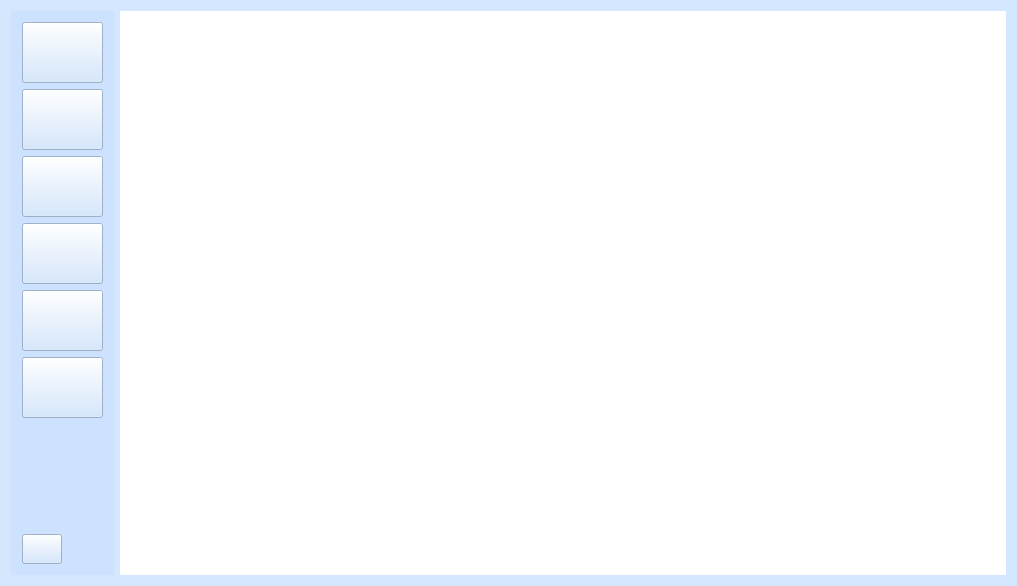
<?xml version="1.0" encoding="UTF-8"?>
<ui version="4.0">
 <class>MainWindow</class>
 <widget class="QMainWindow" name="MainWindow">
  <property name="geometry">
   <rect>
    <x>0</x>
    <y>0</y>
    <width>1017</width>
    <height>586</height>
   </rect>
  </property>
  <property name="windowTitle">
   <string>学生综合测评管理系统</string>
  </property>
  <property name="windowIcon">
   <iconset resource="icons.qrc">
    <normaloff>:/image/icon.png</normaloff>:/image/icon.png</iconset>
  </property>
  <property name="styleSheet">
   <string notr="true">
background-color: rgba(202, 225, 255, 100);
</string>
  </property>
  <widget class="QWidget" name="centralWidget">
   <layout class="QGridLayout" name="gridLayout">
    <item row="0" column="0">
     <widget class="QWidget" name="widget" native="true">
      <property name="maximumSize">
       <size>
        <width>150</width>
        <height>16777215</height>
       </size>
      </property>
      <property name="styleSheet">
       <string notr="true">background-color: rgba(202, 225, 255, 200);</string>
      </property>
      <layout class="QVBoxLayout" name="verticalLayout">
       <item>
        <widget class="QPushButton" name="pushButton">
         <property name="sizePolicy">
          <sizepolicy hsizetype="Fixed" vsizetype="Fixed">
           <horstretch>0</horstretch>
           <verstretch>0</verstretch>
          </sizepolicy>
         </property>
         <property name="minimumSize">
          <size>
           <width>81</width>
           <height>61</height>
          </size>
         </property>
         <property name="maximumSize">
          <size>
           <width>81</width>
           <height>61</height>
          </size>
         </property>
         <property name="cursor">
          <cursorShape>PointingHandCursor</cursorShape>
         </property>
         <property name="mouseTracking">
          <bool>true</bool>
         </property>
         <property name="toolTip">
          <string>&lt;!DOCTYPE HTML PUBLIC &quot;-//W3C//DTD HTML 4.0//EN&quot; &quot;http://www.w3.org/TR/REC-html40/strict.dtd&quot;&gt;
&lt;html&gt;&lt;head&gt;&lt;meta name=&quot;qrichtext&quot; content=&quot;1&quot; /&gt;&lt;style type=&quot;text/css&quot;&gt;
p, li { white-space: pre-wrap; }
&lt;/style&gt;&lt;/head&gt;&lt;body style=&quot; font-family:'Arial Black'; font-size:10pt; font-weight:80; font-style:italic;&quot;&gt;
&lt;p align=&quot;center&quot; style=&quot; margin-top:0px; margin-bottom:0px; margin-left:0px; margin-right:0px; -qt-block-indent:0; text-indent:0px;&quot;&gt;&lt;span style=&quot; font-weight:600; font-style:normal; color:#55557f;&quot;&gt;学生管理&lt;/span&gt;&lt;/p&gt;&lt;/body&gt;&lt;/html&gt;</string>
         </property>
         <property name="styleSheet">
          <string notr="true">
QPushButton{ 
	font: 87 italic 8pt &quot;Arial Black&quot;;
	font: 75 9pt &quot;Agency FB&quot;;
	
    border-width:4px;
    border-image:url(:/image/studentMana.png)
 4 4 4 4 stretch stretch;
}

QPushButton:hover{
border: 0.1px solid;
}</string>
         </property>
         <property name="text">
          <string/>
         </property>
        </widget>
       </item>
       <item>
        <widget class="QPushButton" name="pushButton_2">
         <property name="sizePolicy">
          <sizepolicy hsizetype="Fixed" vsizetype="Fixed">
           <horstretch>0</horstretch>
           <verstretch>0</verstretch>
          </sizepolicy>
         </property>
         <property name="minimumSize">
          <size>
           <width>81</width>
           <height>61</height>
          </size>
         </property>
         <property name="maximumSize">
          <size>
           <width>81</width>
           <height>61</height>
          </size>
         </property>
         <property name="cursor">
          <cursorShape>PointingHandCursor</cursorShape>
         </property>
         <property name="toolTip">
          <string>&lt;!DOCTYPE HTML PUBLIC &quot;-//W3C//DTD HTML 4.0//EN&quot; &quot;http://www.w3.org/TR/REC-html40/strict.dtd&quot;&gt;
&lt;html&gt;&lt;head&gt;&lt;meta name=&quot;qrichtext&quot; content=&quot;1&quot; /&gt;&lt;style type=&quot;text/css&quot;&gt;
p, li { white-space: pre-wrap; }
&lt;/style&gt;&lt;/head&gt;&lt;body style=&quot; font-family:'Arial Black'; font-size:10pt; font-weight:80; font-style:italic;&quot;&gt;
&lt;p align=&quot;center&quot; style=&quot; margin-top:0px; margin-bottom:0px; margin-left:0px; margin-right:0px; -qt-block-indent:0; text-indent:0px;&quot;&gt;&lt;span style=&quot; font-weight:400; font-style:normal; color:#55557f;&quot;&gt;课程管理&lt;/span&gt;&lt;/p&gt;&lt;/body&gt;&lt;/html&gt;</string>
         </property>
         <property name="styleSheet">
          <string notr="true">QPushButton{ 
	font: 87 italic 8pt &quot;Arial Black&quot;;
	font: 75 italic 9pt &quot;Agency FB&quot;;
    border-width:4px;
    border-image:url(:/image/kechengguanli.png)
 4 4 4 4 stretch stretch;
}

QPushButton:hover{
border: 0.1px solid;
}
</string>
         </property>
         <property name="text">
          <string/>
         </property>
        </widget>
       </item>
       <item>
        <widget class="QPushButton" name="pushButton_3">
         <property name="sizePolicy">
          <sizepolicy hsizetype="Fixed" vsizetype="Fixed">
           <horstretch>0</horstretch>
           <verstretch>0</verstretch>
          </sizepolicy>
         </property>
         <property name="minimumSize">
          <size>
           <width>81</width>
           <height>61</height>
          </size>
         </property>
         <property name="maximumSize">
          <size>
           <width>81</width>
           <height>61</height>
          </size>
         </property>
         <property name="cursor">
          <cursorShape>PointingHandCursor</cursorShape>
         </property>
         <property name="toolTip">
          <string>&lt;!DOCTYPE HTML PUBLIC &quot;-//W3C//DTD HTML 4.0//EN&quot; &quot;http://www.w3.org/TR/REC-html40/strict.dtd&quot;&gt;
&lt;html&gt;&lt;head&gt;&lt;meta name=&quot;qrichtext&quot; content=&quot;1&quot; /&gt;&lt;style type=&quot;text/css&quot;&gt;
p, li { white-space: pre-wrap; }
&lt;/style&gt;&lt;/head&gt;&lt;body style=&quot; font-family:'Arial Black'; font-size:10pt; font-weight:80; font-style:italic;&quot;&gt;
&lt;p align=&quot;center&quot; style=&quot; margin-top:0px; margin-bottom:0px; margin-left:0px; margin-right:0px; -qt-block-indent:0; text-indent:0px;&quot;&gt;&lt;span style=&quot; font-weight:600; font-style:normal; color:#55557f;&quot;&gt;综合测评成绩录入&lt;/span&gt;&lt;/p&gt;&lt;/body&gt;&lt;/html&gt;</string>
         </property>
         <property name="styleSheet">
          <string notr="true">
QPushButton{ 
	font: 87 italic 8pt &quot;Arial Black&quot;;
	font: 75 italic 9pt &quot;Agency FB&quot;;
    border-width:4px;
    border-image:url(:/image/chenjiluru.png)
 4 4 4 4 stretch stretch;
}

QPushButton:hover{
border: 0.1px solid;
}</string>
         </property>
         <property name="text">
          <string/>
         </property>
        </widget>
       </item>
       <item>
        <widget class="QPushButton" name="pushButton_5">
         <property name="minimumSize">
          <size>
           <width>81</width>
           <height>61</height>
          </size>
         </property>
         <property name="maximumSize">
          <size>
           <width>81</width>
           <height>61</height>
          </size>
         </property>
         <property name="toolTip">
          <string>&lt;!DOCTYPE HTML PUBLIC &quot;-//W3C//DTD HTML 4.0//EN&quot; &quot;http://www.w3.org/TR/REC-html40/strict.dtd&quot;&gt;
&lt;html&gt;&lt;head&gt;&lt;meta name=&quot;qrichtext&quot; content=&quot;1&quot; /&gt;&lt;style type=&quot;text/css&quot;&gt;
p, li { white-space: pre-wrap; }
&lt;/style&gt;&lt;/head&gt;&lt;body style=&quot; font-family:'Arial Black'; font-size:10pt; font-weight:80; font-style:italic;&quot;&gt;
&lt;p align=&quot;center&quot; style=&quot; margin-top:0px; margin-bottom:0px; margin-left:0px; margin-right:0px; -qt-block-indent:0; text-indent:0px;&quot;&gt;&lt;span style=&quot; font-weight:600; font-style:normal; color:#55557f;&quot;&gt;单科成绩录入&lt;/span&gt;&lt;/p&gt;&lt;/body&gt;&lt;/html&gt;</string>
         </property>
         <property name="styleSheet">
          <string notr="true">
QPushButton{ 
	font: 87 italic 8pt &quot;Arial Black&quot;;
	font: 75 italic 9pt &quot;Agency FB&quot;;
    border-width:4px;
    border-image:url(:/image/chenjiluru.png)
 4 4 4 4 stretch stretch;
}

QPushButton:hover{
border: 0.1px solid;
}</string>
         </property>
         <property name="text">
          <string/>
         </property>
        </widget>
       </item>
       <item>
        <widget class="QPushButton" name="pushButton_6">
         <property name="sizePolicy">
          <sizepolicy hsizetype="Fixed" vsizetype="Fixed">
           <horstretch>0</horstretch>
           <verstretch>0</verstretch>
          </sizepolicy>
         </property>
         <property name="minimumSize">
          <size>
           <width>81</width>
           <height>61</height>
          </size>
         </property>
         <property name="maximumSize">
          <size>
           <width>81</width>
           <height>61</height>
          </size>
         </property>
         <property name="cursor">
          <cursorShape>PointingHandCursor</cursorShape>
         </property>
         <property name="toolTip">
          <string>&lt;!DOCTYPE HTML PUBLIC &quot;-//W3C//DTD HTML 4.0//EN&quot; &quot;http://www.w3.org/TR/REC-html40/strict.dtd&quot;&gt;
&lt;html&gt;&lt;head&gt;&lt;meta name=&quot;qrichtext&quot; content=&quot;1&quot; /&gt;&lt;style type=&quot;text/css&quot;&gt;
p, li { white-space: pre-wrap; }
&lt;/style&gt;&lt;/head&gt;&lt;body style=&quot; font-family:'Arial Black'; font-size:10pt; font-weight:80; font-style:italic;&quot;&gt;
&lt;p align=&quot;center&quot; style=&quot; margin-top:0px; margin-bottom:0px; margin-left:0px; margin-right:0px; -qt-block-indent:0; text-indent:0px;&quot;&gt;&lt;span style=&quot; font-weight:600; font-style:normal; color:#55557f;&quot;&gt;集体成绩分析&lt;/span&gt;&lt;/p&gt;&lt;/body&gt;&lt;/html&gt;</string>
         </property>
         <property name="styleSheet">
          <string notr="true">
QPushButton{ 
	font: 87 italic 8pt &quot;Arial Black&quot;;
	font: 75 italic 9pt &quot;Agency FB&quot;;
    border-width:4px;
    border-image:url(:/image/analysis.png)
 4 4 4 4 stretch stretch;
}

QPushButton:hover{
border: 0.1px solid;
}</string>
         </property>
         <property name="text">
          <string/>
         </property>
        </widget>
       </item>
       <item>
        <widget class="QPushButton" name="pushButton_7">
         <property name="minimumSize">
          <size>
           <width>81</width>
           <height>61</height>
          </size>
         </property>
         <property name="maximumSize">
          <size>
           <width>81</width>
           <height>61</height>
          </size>
         </property>
         <property name="cursor">
          <cursorShape>PointingHandCursor</cursorShape>
         </property>
         <property name="toolTip">
          <string>&lt;!DOCTYPE HTML PUBLIC &quot;-//W3C//DTD HTML 4.0//EN&quot; &quot;http://www.w3.org/TR/REC-html40/strict.dtd&quot;&gt;
&lt;html&gt;&lt;head&gt;&lt;meta name=&quot;qrichtext&quot; content=&quot;1&quot; /&gt;&lt;style type=&quot;text/css&quot;&gt;
p, li { white-space: pre-wrap; }
&lt;/style&gt;&lt;/head&gt;&lt;body style=&quot; font-family:'Arial Black'; font-size:8pt; font-weight:80; font-style:italic;&quot;&gt;
&lt;p align=&quot;center&quot; style=&quot; margin-top:0px; margin-bottom:0px; margin-left:0px; margin-right:0px; -qt-block-indent:0; text-indent:0px;&quot;&gt;&lt;span style=&quot; font-size:10pt; font-weight:600; font-style:normal; color:#55557f;&quot;&gt;个人成绩分析&lt;/span&gt;&lt;/p&gt;&lt;/body&gt;&lt;/html&gt;</string>
         </property>
         <property name="styleSheet">
          <string notr="true">QPushButton{ 
	font: 87 italic 8pt &quot;Arial Black&quot;;
	font: 75 italic 9pt &quot;Agency FB&quot;;
    border-width:4px;
    border-image:url(:/image/gerenfenxi.png)
 4 4 4 4 stretch stretch;
}

QPushButton:hover{
border: 0.1px solid;
}</string>
         </property>
         <property name="text">
          <string/>
         </property>
        </widget>
       </item>
       <item>
        <spacer name="verticalSpacer">
         <property name="orientation">
          <enum>Qt::Vertical</enum>
         </property>
         <property name="sizeHint" stdset="0">
          <size>
           <width>20</width>
           <height>40</height>
          </size>
         </property>
        </spacer>
       </item>
       <item>
        <widget class="QPushButton" name="exitButton">
         <property name="minimumSize">
          <size>
           <width>40</width>
           <height>30</height>
          </size>
         </property>
         <property name="maximumSize">
          <size>
           <width>40</width>
           <height>30</height>
          </size>
         </property>
         <property name="cursor">
          <cursorShape>PointingHandCursor</cursorShape>
         </property>
         <property name="styleSheet">
          <string notr="true">QPushButton{ 
	font: 87 italic 8pt &quot;Arial Black&quot;;
	font: 75 italic 9pt &quot;Agency FB&quot;;
    border-width:4px;
    border-image: url(:/image/exit.png)
 2 2 2 2 stretch stretch;
}

</string>
         </property>
         <property name="text">
          <string/>
         </property>
        </widget>
       </item>
      </layout>
     </widget>
    </item>
    <item row="0" column="1">
     <widget class="QStackedWidget" name="stackedWidget">
      <property name="styleSheet">
       <string notr="true">background-color: rgb(255, 255, 255);</string>
      </property>
      <property name="currentIndex">
       <number>1</number>
      </property>
      <widget class="QWidget" name="page"/>
      <widget class="QWidget" name="page_2"/>
      <widget class="QWidget" name="page_3"/>
      <widget class="QWidget" name="page_4"/>
      <widget class="QWidget" name="page_5"/>
      <widget class="QWidget" name="page_6"/>
     </widget>
    </item>
   </layout>
  </widget>
 </widget>
 <layoutdefault spacing="6" margin="11"/>
 <resources>
  <include location="icons.qrc"/>
 </resources>
 <connections>
  <connection>
   <sender>exitButton</sender>
   <signal>clicked()</signal>
   <receiver>MainWindow</receiver>
   <slot>close()</slot>
   <hints>
    <hint type="sourcelabel">
     <x>36</x>
     <y>550</y>
    </hint>
    <hint type="destinationlabel">
     <x>110</x>
     <y>581</y>
    </hint>
   </hints>
  </connection>
 </connections>
</ui>
